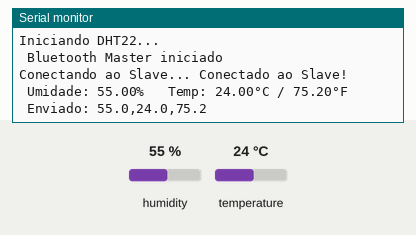
Simulated run of this program. Board: ESP32. Parts: the last lines printed to the serial monitor. Inputs (shaded band) come from the test bench; at power-on: humidity 55 %, temperature 24 °C. Nothing arrives over Bluetooth unless stated.

Above: at 5.2 s.
5.3 s: humidity set to 22 %
At 7.4 s:
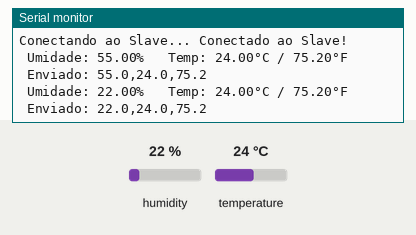
9.0 s: temperature set to 12 °C
At 11.4 s:
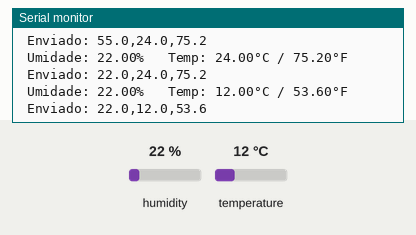
12.7 s: humidity set to 40 %
At 16.9 s:
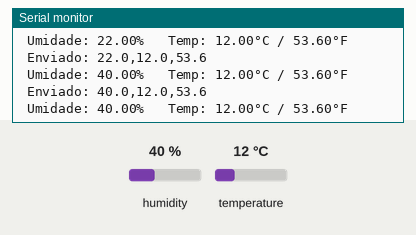
Timing chart, 0 to 18.4 s (numbered marks = the images above; inputs shaded):
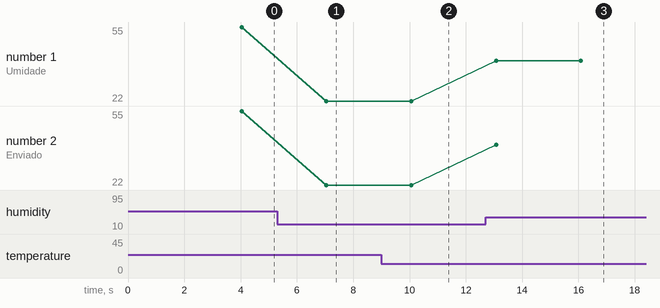

Measured:
- after the input at 5.3 s, the serial monitor: prints a new line after 1.7 s (image 1)
- after the input at 9.0 s, the serial monitor: prints a new line after 1.1 s (image 2)
- after the input at 12.7 s, the serial monitor: prints a new line after 0.38 s (image 3)
- plotted number 1: 55 → 22 after the input at 5.3 s, 22 → 40 after the input at 12.7 s
- plotted number 2: 55 → 22 after the input at 5.3 s, 22 → 40 after the input at 12.7 s

The program:

main.cpp
```cpp
/*#include <Arduino.h>
#include <BluetoothSerial.h>

BluetoothSerial BT;

uint8_t endSlave[] = {0xC0, 0x49, 0xEF, 0xBC, 0x02, 0x66};

void setup() {
  Serial.begin(9600);
  Serial.setTimeout(5000);

  if (BT.begin("espMasterMariana", true)) {
    Serial.println("Bluetooth iniciado com sucesso");
  } else {
    Serial.println("Erro ao iniciar o Bluetooth");
  }

  if (BT.connect(endSlave)) {
    Serial.println("Conectado com sucesso");
  } else {
    Serial.println("Erro ao conectar");
  }
}

void loop() {

  if (BT.available()) {
    String mensagemRecebida = BT.readStringUntil('\n');
    mensagemRecebida.trim();
    Serial.printf("Mensagem Recebida: %s\n", mensagemRecebida.c_str());
  }

  if (Serial.available()) {
    String mensagemEnviar = Serial.readStringUntil('\n');
    mensagemEnviar.trim();
    BT.println(mensagemEnviar);
  }
}

*/
/*#include <Arduino.h>
#include <BluetoothSerial.h>

BluetoothSerial BT;

uint8_t endSlave [] = {0xC0, 0x49, 0xEF, 0xBC, 0x02, 0x66};

const int botaoPin = 0;
const int ledPin = 2;

enum EstadoLed { DESLIGADO, ACESO, PISCANDO };
EstadoLed estadoLed = DESLIGADO;

bool botaoAnterior = HIGH;
unsigned long tempoPressionado = 0;
unsigned long ultimoMillis = 0;
bool ledLigado = false;

void setup() {
  Serial.begin(115200);
  pinMode(botaoPin, INPUT_PULLUP);
  pinMode(ledPin, OUTPUT);

  if (!BT.begin("espMasterPietra0", true)) {
    Serial.println("Erro ao iniciar Bluetooth Master");
    while (1);
  }
  Serial.println("Bluetooth Master iniciado");

  if (BT.connect(endSlave)) {
    Serial.println("Conectado ao Slave com sucesso!");
  } else {
    Serial.println("Falha ao conectar ao Slave!");
  }
}

void loop() {
  bool botaoAtual = digitalRead(botaoPin);

  if (botaoAnterior == HIGH && botaoAtual == LOW) tempoPressionado = millis();

  if (botaoAnterior == LOW && botaoAtual == HIGH) {
    unsigned long duracao = millis() - tempoPressionado;

    if (duracao < 2000) {
      BT.println("toggle");
      Serial.println("Comando enviado: toggle");
    }

    else {
      BT.println("pisca");
      Serial.println("Comando enviado: pisca");
    }
  }
  botaoAnterior = botaoAtual;

  if (BT.available()) {
    String comando = BT.readStringUntil('\n');
    comando.trim();
    Serial.printf("Comando recebido: %s\n", comando.c_str());

    if (comando.equalsIgnoreCase("toggle")) {
      if (estadoLed == DESLIGADO) estadoLed = ACESO;
      else if (estadoLed == ACESO || estadoLed == PISCANDO) estadoLed = DESLIGADO;
    }
    else if (comando.equalsIgnoreCase("pisca")) {
      estadoLed = PISCANDO;
      ledLigado = false;
      ultimoMillis = millis();
    }
  }


  if (estadoLed == DESLIGADO) {
    digitalWrite(ledPin, LOW);
  }
  else if (estadoLed == ACESO) {
    digitalWrite(ledPin, HIGH);
  }
  else if (estadoLed == PISCANDO) {
    unsigned long agora = millis();
    if (agora - ultimoMillis >= 500) {
      ledLigado = !ledLigado;
      digitalWrite(ledPin, ledLigado ? HIGH : LOW);
      ultimoMillis = agora;
    }
  }
}


*/

#include <Arduino.h>
#include <BluetoothSerial.h>
#include "DHT.h"

#define DHTPIN 23
#define DHTTYPE DHT22

BluetoothSerial BT;
DHT dht(DHTPIN, DHTTYPE);


uint8_t enderecoSlave[] = {0xC0, 0x49, 0xEF, 0xBC, 0x02, 0x66};
float tempC_ant = 0, hum_ant = 0;

void setup() {
  Serial.begin(9600);
  delay(2000);
  Serial.println("Iniciando DHT22...");
  dht.begin();

  if (!BT.begin("ESP32_Master", true)) {
    Serial.println("Erro ao iniciar Bluetooth Master!");
    while (true);
  }

  Serial.println(" Bluetooth Master iniciado");
  Serial.print("Conectando ao Slave... ");
  if (BT.connect(enderecoSlave)) {
    Serial.println("Conectado ao Slave!");
  } else {
    Serial.println("Falha na conexão ao Slave!");
  }

  delay(2000);
}

void loop() {

  float h = NAN, t = NAN;
  for (int i = 0; i < 3; i++) {
    h = dht.readHumidity();
    t = dht.readTemperature();
    if (!isnan(h) && !isnan(t)) break;
    Serial.println(" Erro ao ler DHT22! Tentando novamente...");
    delay(2000);
  }

  if (isnan(h) || isnan(t)) {
    Serial.println(" Falha persistente no DHT22!");
    delay(3000);
    return;
  }

  float f = t * 1.8 + 32;

  Serial.print(" Umidade: ");
  Serial.print(h);
  Serial.print("%   Temp: ");
  Serial.print(t);
  Serial.print("°C / ");
  Serial.print(f);
  Serial.println("°F");


  if (abs(t - tempC_ant) >= 0.5 || abs(h - hum_ant) >= 1.0) {
    String msg = String(h, 1) + "," + String(t, 1) + "," + String(f, 1);
    BT.println(msg);
    Serial.println(" Enviado: " + msg);

    tempC_ant = t;
    hum_ant = h;
  }

  delay(3000);
}
```
